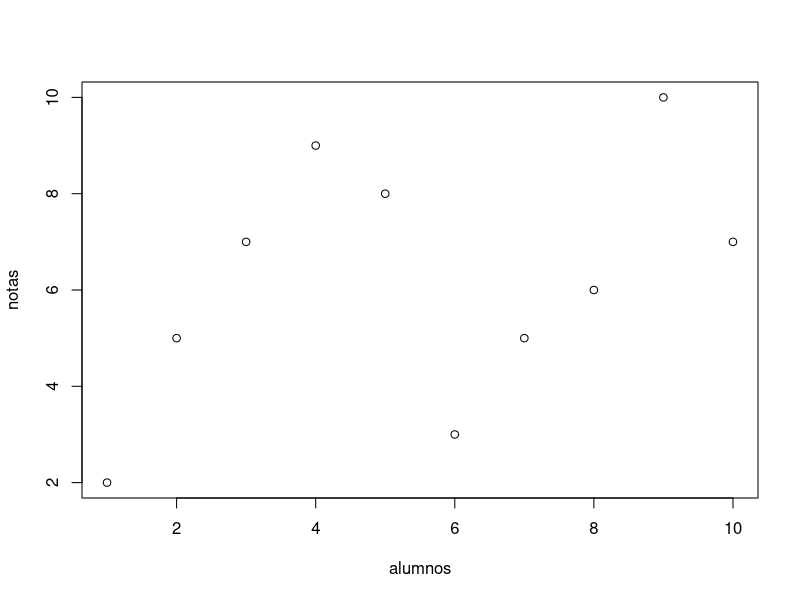
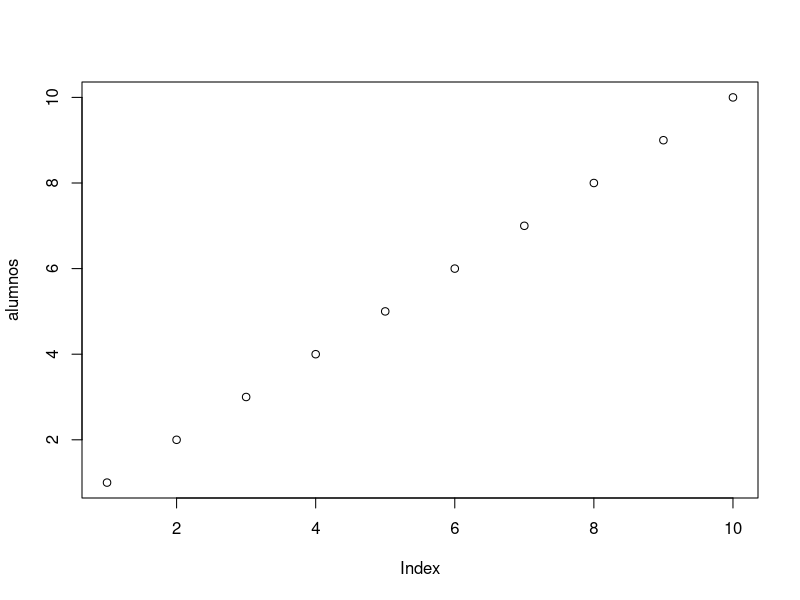
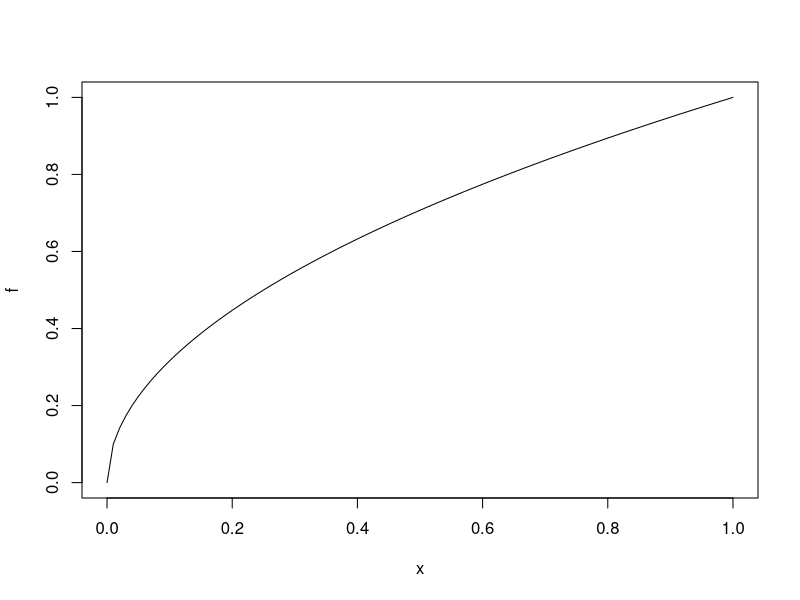
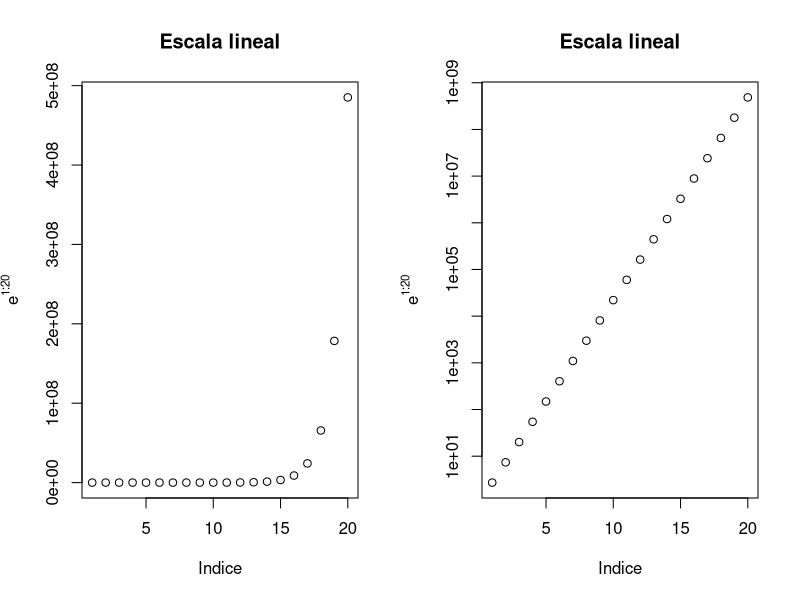
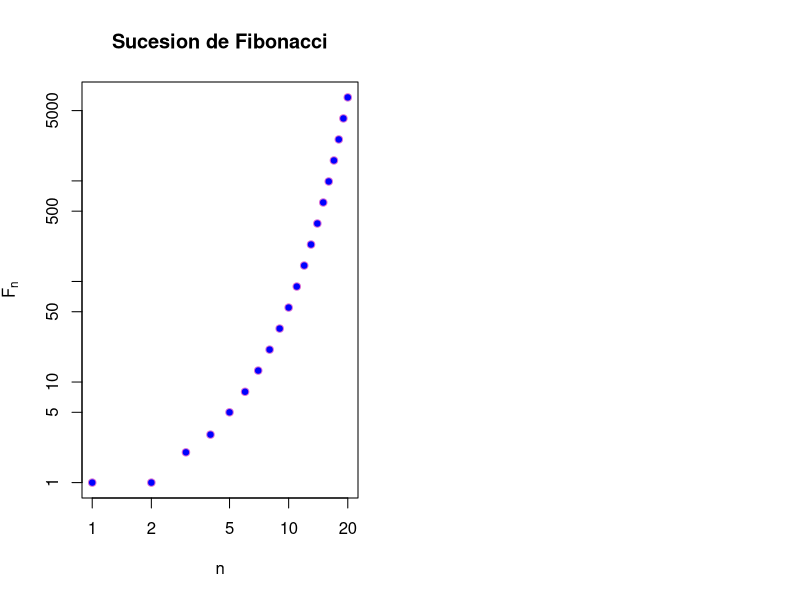
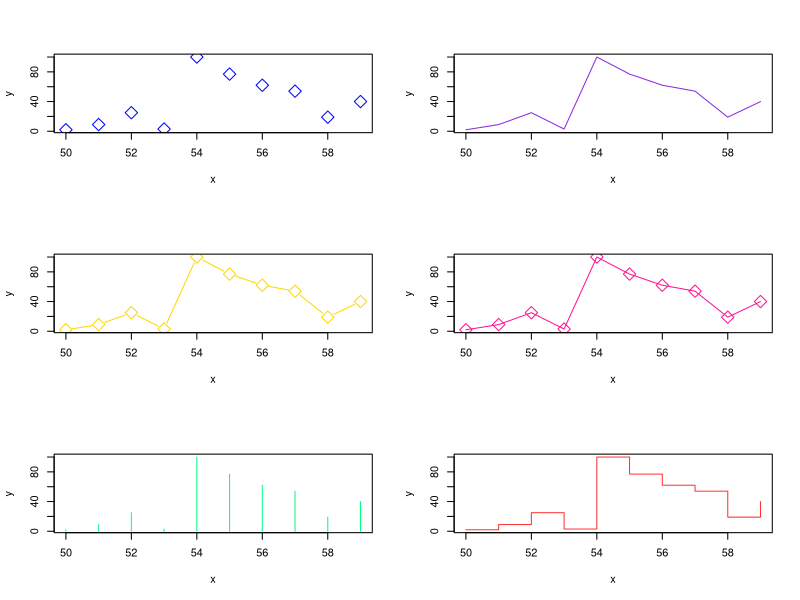
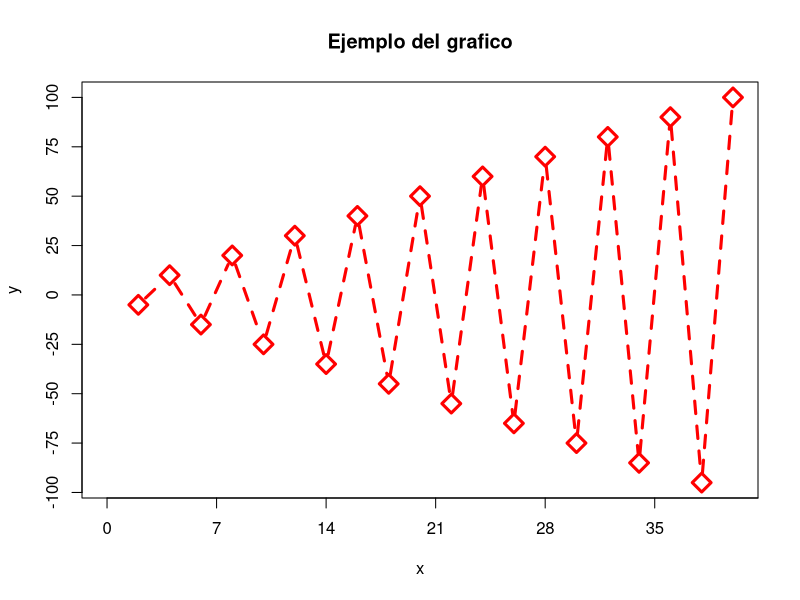
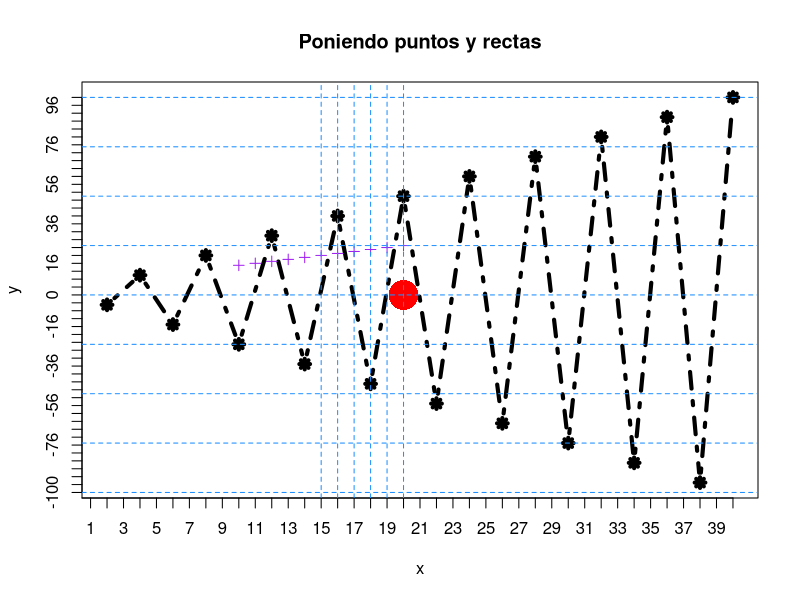

Recreate these plots in R, in order.
## ---- chunk 1
alumnos = c(1:10)
notas = c(2,5,7,9,8,3,5,6,10,7) # x and y deben tener la misma cant de numeros
plot(alumnos,notas)
## ---- chunk 2
alumnos = c(1:10)
plot(alumnos)
## ---- chunk 3
f = function(x){sqrt(x)}
plot(f)
## ---- chunk 4
par(mfrow = c(1,2)) # para que me acepte 2 graficos en 1 linea
plot = plot(exp(1:20), xlab = "Indice", ylab = expression(e^{1:20}), 
            main = "Escala lineal")

plot = plot(exp(1:20), log = "y", xlab = "Indice", ylab = expression(e^{1:20}), 
            main = "Escala lineal")
## ---- chunk 5
n = 1:20
fib = (1/sqrt(5))*((1+sqrt(5))/2)^n - (1/sqrt(5))*((1-sqrt(5))/2)^n
plot(fib, pch=21, col="orchid", bg="blue", xlab="n", ylab = expression(F[n]), main="Sucesion de Fibonacci", log="xy")
# Ten en cuenta que se indico en log, hacer una escala logarirmica en xy
## ---- chunk 6
par(mfrow = c(3,2))
x = c(50:59)
y = c(2,9,25,3,100,77,62,54,19,40)
plot(x,y, pch = 23, cex = 2, col = "blue", type = "p")
plot(x,y, pch = 23, cex = 2, col = "blueviolet", type = "l")
plot(x,y, pch = 23, cex = 2, col = "gold", type = "b")
plot(x,y, pch = 23, cex = 2, col = "deeppink", type = "o")
plot(x,y, pch = 23, cex = 2, col = "springgreen", type = "h")
plot(x,y, pch = 23, cex = 2, col = "firebrick1", type = "s")
par(mfrow = c(1,1))
## ---- chunk 7
x = (2*(1:20))
y = (-1)^(1:20)*5*(1:20)
plot(x,y, pch = 23, cex = 2, col = "red", type="b", lty = 2,lwd = 3,xlim=c(0,40),xaxp = c(0,70,10), yaxp = c(-100,100,8),main="Ejemplo del grafico" )
## ---- chunk 8
x = (2*(1:20))
y = (-1)^(1:20)*5*(1:20)

plot(x,y, main = "Poniendo puntos y rectas", pch = 8, cex = 1, type = "b", lty = 4,lwd = 4, xaxp = c(0,40,40), yaxp = c(-100,100,50))

points(20,0, col = "red", cex = 4, pch = 16)

points(10:20,15:25, col = "purple", cex = 1, pch = 3) #Para crear varios puntos utilizar rangos en las coordenadas

abline (v = 15:20,h = c(-100,-75,-50,-25,0,25,50,75,100), lty = 2, col = "dodgerblue") #Para crear varias lineas, se deben utilizar rangos en las coordenadas

## ---- chunk 9
alumnos = c(1:10)
notas = c(2,5,7,9,8,3,5,6,10,7)
plot(alumnos,notas, main = "Grafico con texto")
text(alumnos,notas, labels = c("S","A","N","E","N","S","A","A","E","N"), pos = c(rep(3,times = 8),1,3))
## ---- chunk 10
x = c(5*(1:20))
plot(x,c(exp(-x)+(-1)^x*x/2*sin(x)^2), type="l")

lines(c(20,10,40,80,60,60,20),c(20,0,-20,-20,40,0,20), lwd = 2, col = "darkslategray1")

curve(20*sin(x), add = TRUE, col = "green")

curve(20*sin(x),-20,25, add = TRUE, col = "purple") # Este curve grafica la misma funcion que el curve anterior pero con la diferencia que le estoy indicando donde comenzara(-20) y donde terminara(25)

legend("topleft",
       col=c("black","darkslategray1","green","purple"), 
       legend=c("Resultado1","Resultado2", "Resultado3", "Resultado4"), 
       lwd=3, bty="l")

## ---- chunk 11
x = seq(0,2*pi,0.1)
plot(x,sin(x),type="l",col="blue",lwd=3, xlab="", ylab="")
lines(x,cos(x),col="green",lwd=3)
lines(x, tan(x), col="purple",lwd=3)

legend("bottomleft",
       col=c("blue","green","purple"), 
       legend=c("Seno","Coseno","Tangente"), 
       lwd=3, bty="l")

## ---- chunk 12
x = c(5*(1:10))
plot(x,c(exp(-x)+(-1)^x*x/2*sin(x)^2), xlab = "", ylab = "", 
     main = "Grafico con varios elementos")
segments(10,0,40,10, col = "red", lwd = 4)
arrows(10,0,40,-10, col = " blue", length = 0.5, angle = 5, code = 3)
symbols(40,0,stars = cbind(1,.5,1,.5,1,.5,1,.5,1,.5,1,.5), add = TRUE, lwd = 3, inches = 0.5)
symbols(40,0,circles = 5, add = TRUE, lwd = 3,inches = 1)
polygon(c(20,30,40),c(10,-10,10), col = "gold", density = 3, angle = 90, lty = 4, lwd = 5)
